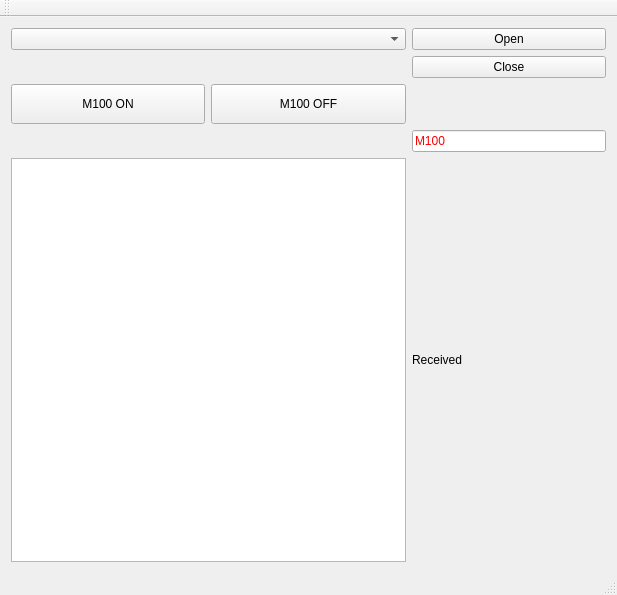
<?xml version="1.0" encoding="UTF-8"?>
<ui version="4.0">
 <class>MainWindow</class>
 <widget class="QMainWindow" name="MainWindow">
  <property name="geometry">
   <rect>
    <x>0</x>
    <y>0</y>
    <width>617</width>
    <height>595</height>
   </rect>
  </property>
  <property name="windowTitle">
   <string>MainWindow</string>
  </property>
  <widget class="QWidget" name="centralWidget">
   <layout class="QGridLayout" name="gridLayout">
    <item row="0" column="0" colspan="2">
     <widget class="QComboBox" name="comboBox"/>
    </item>
    <item row="0" column="4">
     <widget class="QPushButton" name="btn_open">
      <property name="text">
       <string>Open</string>
      </property>
     </widget>
    </item>
    <item row="1" column="4">
     <widget class="QPushButton" name="btn_close">
      <property name="text">
       <string>Close</string>
      </property>
     </widget>
    </item>
    <item row="3" column="0">
     <widget class="QPushButton" name="btn_x0_on">
      <property name="sizePolicy">
       <sizepolicy hsizetype="Minimum" vsizetype="Preferred">
        <horstretch>0</horstretch>
        <verstretch>0</verstretch>
       </sizepolicy>
      </property>
      <property name="text">
       <string>M100 ON</string>
      </property>
     </widget>
    </item>
    <item row="3" column="4">
     <spacer name="verticalSpacer">
      <property name="orientation">
       <enum>Qt::Vertical</enum>
      </property>
      <property name="sizeType">
       <enum>QSizePolicy::Minimum</enum>
      </property>
      <property name="sizeHint" stdset="0">
       <size>
        <width>20</width>
        <height>40</height>
       </size>
      </property>
     </spacer>
    </item>
    <item row="3" column="1">
     <widget class="QPushButton" name="btn_x0_off">
      <property name="sizePolicy">
       <sizepolicy hsizetype="Minimum" vsizetype="Preferred">
        <horstretch>0</horstretch>
        <verstretch>0</verstretch>
       </sizepolicy>
      </property>
      <property name="text">
       <string>M100 OFF</string>
      </property>
     </widget>
    </item>
    <item row="5" column="0" colspan="2">
     <widget class="QPlainTextEdit" name="pte_receive"/>
    </item>
    <item row="5" column="4">
     <widget class="QLabel" name="label">
      <property name="text">
       <string>Received</string>
      </property>
     </widget>
    </item>
    <item row="4" column="4">
     <widget class="QLineEdit" name="LE_m100">
      <property name="sizePolicy">
       <sizepolicy hsizetype="Minimum" vsizetype="Fixed">
        <horstretch>0</horstretch>
        <verstretch>0</verstretch>
       </sizepolicy>
      </property>
      <property name="palette">
       <palette>
        <active>
         <colorrole role="Text">
          <brush brushstyle="SolidPattern">
           <color alpha="255">
            <red>255</red>
            <green>0</green>
            <blue>0</blue>
           </color>
          </brush>
         </colorrole>
        </active>
        <inactive>
         <colorrole role="Text">
          <brush brushstyle="SolidPattern">
           <color alpha="255">
            <red>255</red>
            <green>0</green>
            <blue>0</blue>
           </color>
          </brush>
         </colorrole>
        </inactive>
        <disabled>
         <colorrole role="Text">
          <brush brushstyle="SolidPattern">
           <color alpha="255">
            <red>160</red>
            <green>160</green>
            <blue>160</blue>
           </color>
          </brush>
         </colorrole>
        </disabled>
       </palette>
      </property>
      <property name="text">
       <string>M100</string>
      </property>
     </widget>
    </item>
   </layout>
  </widget>
  <widget class="QMenuBar" name="menuBar">
   <property name="geometry">
    <rect>
     <x>0</x>
     <y>0</y>
     <width>617</width>
     <height>21</height>
    </rect>
   </property>
  </widget>
  <widget class="QToolBar" name="mainToolBar">
   <attribute name="toolBarArea">
    <enum>TopToolBarArea</enum>
   </attribute>
   <attribute name="toolBarBreak">
    <bool>false</bool>
   </attribute>
  </widget>
  <widget class="QStatusBar" name="statusBar"/>
 </widget>
 <layoutdefault spacing="6" margin="11"/>
 <resources/>
 <connections/>
</ui>
